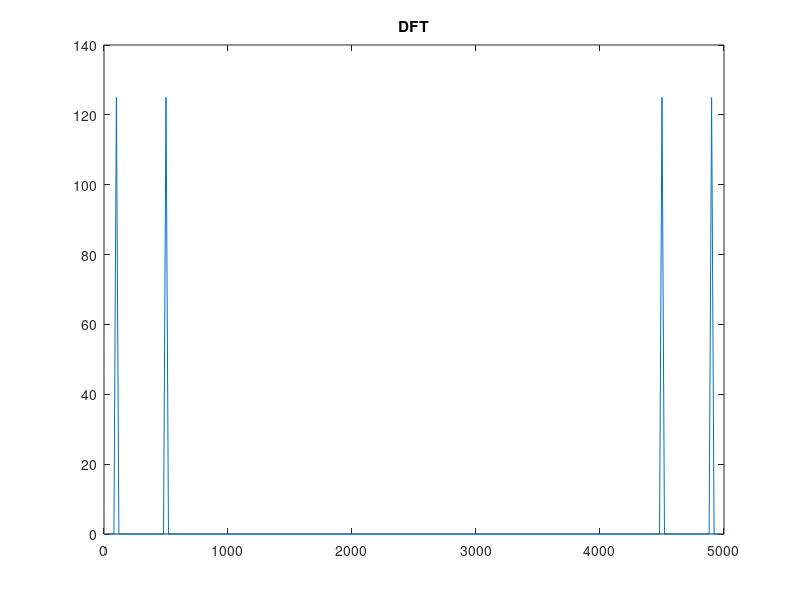

Recreate this plot in MATLAB.
%DFT formula
N=250;
ts=0.0002;
deltaf=1/(N*ts);
t=(0:N-1)*ts;
x=cos(2*pi*100*t)+cos(2*pi*500*t);
Xf=fft(x);
f=(0:N-1)*deltaf;
figure, plot(f, abs(Xf)), title("DFT");

%Shows four components, two are at the expected frequencies at 100 and 500
%Hz. The other two are at 4500 and 4900Hz, frequencies that do not appear
%in the signal. Due to periodic nature of the DFT. only frequencies up to
%0.5/Ts correspond to the actual frequencies in the Fourier transform.